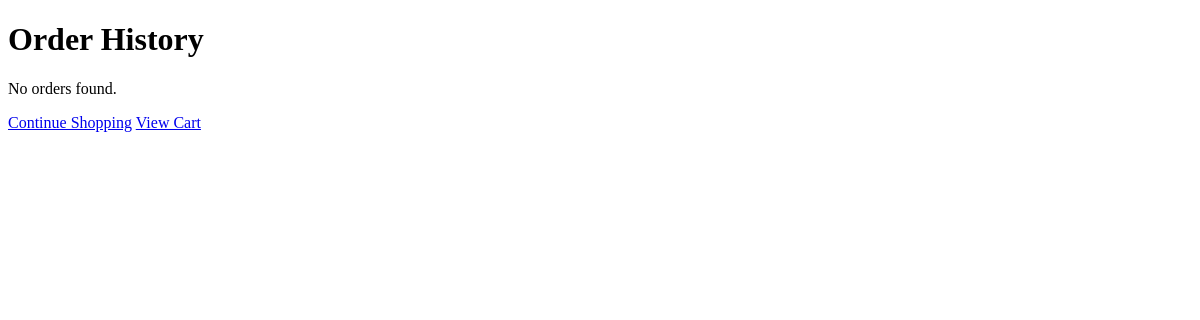
Page /orders/order-history/ (signed in) on the earlier database version.
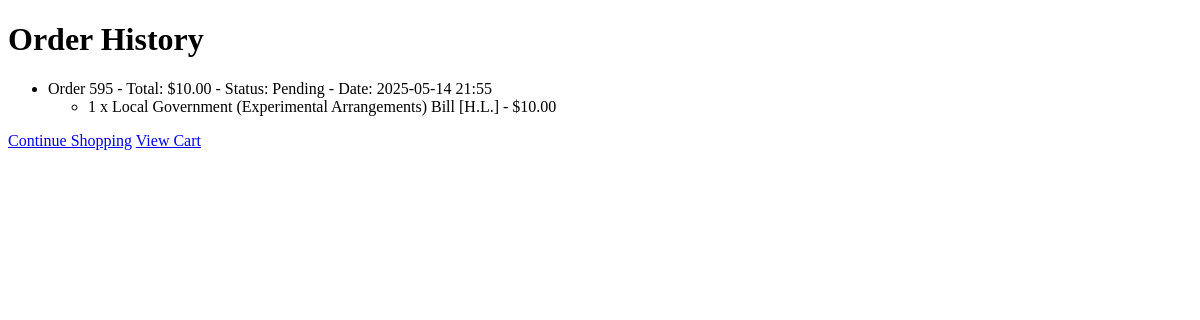
Same page on the later database version.
### orders/models.py (models this page shows, shortened)
class Order(models.Model):
    STATUS_CHOICES = [
        ('pending', 'Pending'),
        ('completed', 'Completed'),
        ('cancelled', 'Cancelled'),
    ]
    customer = models.ForeignKey(Customer, on_delete=models.CASCADE)
    created_date = models.DateTimeField(auto_now_add=True)
    status = models.CharField(max_length=20, choices=STATUS_CHOICES, default='pending')
    total_price = models.DecimalField(max_digits=10, decimal_places=2, default=0.00)

class OrderItem(models.Model):
    order = models.ForeignKey(Order, on_delete=models.CASCADE)
    book = models.ForeignKey(Book, on_delete=models.CASCADE)
    quantity = models.IntegerField()
    created_date = models.DateTimeField(auto_now_add=True)
    price = models.DecimalField(max_digits=10, decimal_places=2)

### books/models.py (models this page shows, shortened)
class Book(models.Model):
    title = models.CharField(max_length=255)
    author = models.CharField(max_length=100)
    year = models.IntegerField()
    genre = models.CharField(max_length=50)
    isbn = models.CharField(max_length=13, unique=True)
    stock = models.IntegerField(default=0)
    price = models.DecimalField(max_digits=6, decimal_places=2)

### orders/views.py (the view)
# urls.py: path('order-history/', views.order_history, name='order_history'),
@login_required
def order_history(request):
    orders = Order.objects.filter(customer__user=request.user).order_by('-created_date')
    context = {'orders': orders}
    return render(request, 'orders/order_history.html', context)

### orders/templates/orders/order_history.html (shortened to what this page needs)
<!DOCTYPE html>
<html>
<head>
</head>
<body>
    <h1>Order History</h1>
    {% if orders %}
        <ul>
            {% for order in orders %}
                <li>
                    Order {{ order.id }} - Total: ${{ order.total_price }} -
                    Status: {{ order.status|title }} -
                    Date: {{ order.created_date|date:"Y-m-d H:i" }}
                    <ul>
                        {% for item in order.orderitem_set.all %}
                            <li>{{ item.quantity }} x {{ item.book.title }} - ${{ item.price }}</li>
                        {% endfor %}
                    </ul>
                </li>
            {% endfor %}
        </ul>
    {% else %}
        <p>No orders found.</p>
    {% endif %}
    <a href="{% url 'book_list' %}">Continue Shopping</a>
    <a href="{% url 'cart' %}">View Cart</a>
</body>
</html>

Differences in the rows shown:
added Order: id "595", total_price "10.00", status "Pending", created_date "2025-05-14 21:55"
added OrderItem: quantity "1", book "Local Government (Experimental Arrangements) Bill [H.L.]", price "10.00"
Other differences:
text no longer shown: "No orders found."
